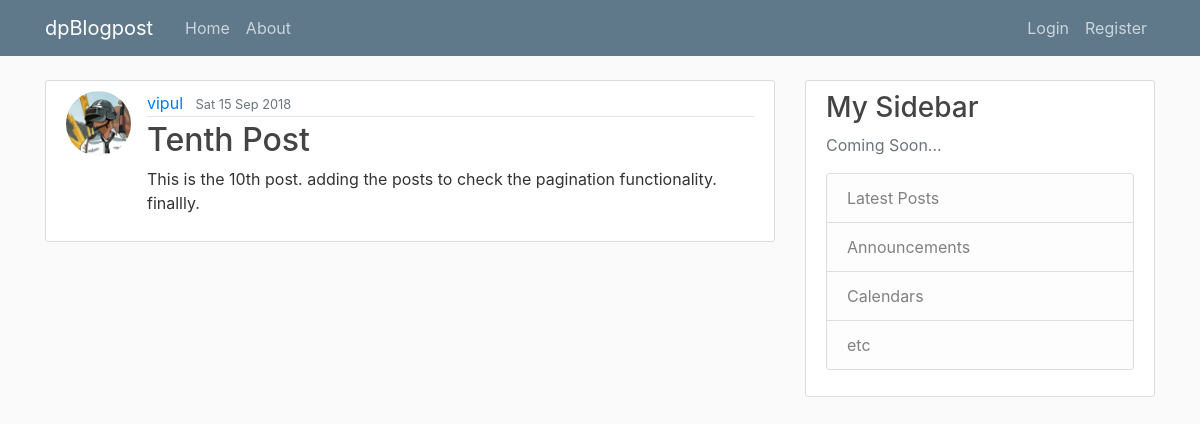
Screenshot of /post/15/ with the database file from the repository.
### blog/models.py (models this page shows, shortened)
class Post(models.Model):
    title = models.CharField(max_length=100)
    content = models.TextField()
    publish = models.BooleanField(default=True)
    date_created = models.DateTimeField(default=timezone.now)
    date_modified = models.DateTimeField(auto_now=True)
    author = models.ForeignKey(User, on_delete=models.CASCADE)
    objects = EntryQuerySet.as_manager()

### users/models.py (models this page shows, shortened)
class Profile(models.Model):
    user = models.OneToOneField(User, on_delete=models.CASCADE)
    image = models.ImageField(default='/profile-pics/default.jpg', upload_to='profile-pics')

### blog/views.py (the view)
# urls.py: path('post/<int:pk>/', PostDetailView.as_view(), name='post-detail'),
class PostDetailView(DetailView):
    model = Post

### blog/templates/blog/post_detail.html (shortened to what this page needs)
{% extends "blog/base.html" %}
{% block content %}
    <article class="media content-section">
        <img class="rounded-circle article-img" src="{{ object.author.profile.image.url }}">
        <div class="media-body">
            <div class="article-metadata">
                <a class="mr-2" href="{% url 'user-posts' object.author.username %}">{{ object.author }}</a>
                <small class="text-muted">{{ object.date_created|date:"D j M Y" }}</small>
            </div>
            <h2 class="article-title">{{ object.title }}</h2>
            <p class="article-content">{{ object.content }}</p>
        </div>
    </article>
{% endblock content %}

### blog/static/blog/main.css (style rules this page uses)
body { background: #fafafa; color: #333333; margin-top: 5rem; }
h1, h2, h3, h4, h5, h6 { color: #444444; }
.content-section { background: #ffffff; padding: 10px 20px; border: 1px solid #dddddd; border-radius: 3px; margin-bottom: 20px; }
.article-title { color: #444444; }
.article-content { white-space: pre-line; }
.article-img { height: 65px; width: 65px; margin-right: 16px; }
.article-metadata { padding-bottom: 1px; margin-bottom: 4px; border-bottom: 1px solid #e3e3e3 }

### rows the page displays
Post: author.profile.image (picture), author "vipul", date_created "Sat 15 Sep 2018", title "Tenth Post", content "This is the 10th post. adding the posts to check the pagination functionality. finallly."
